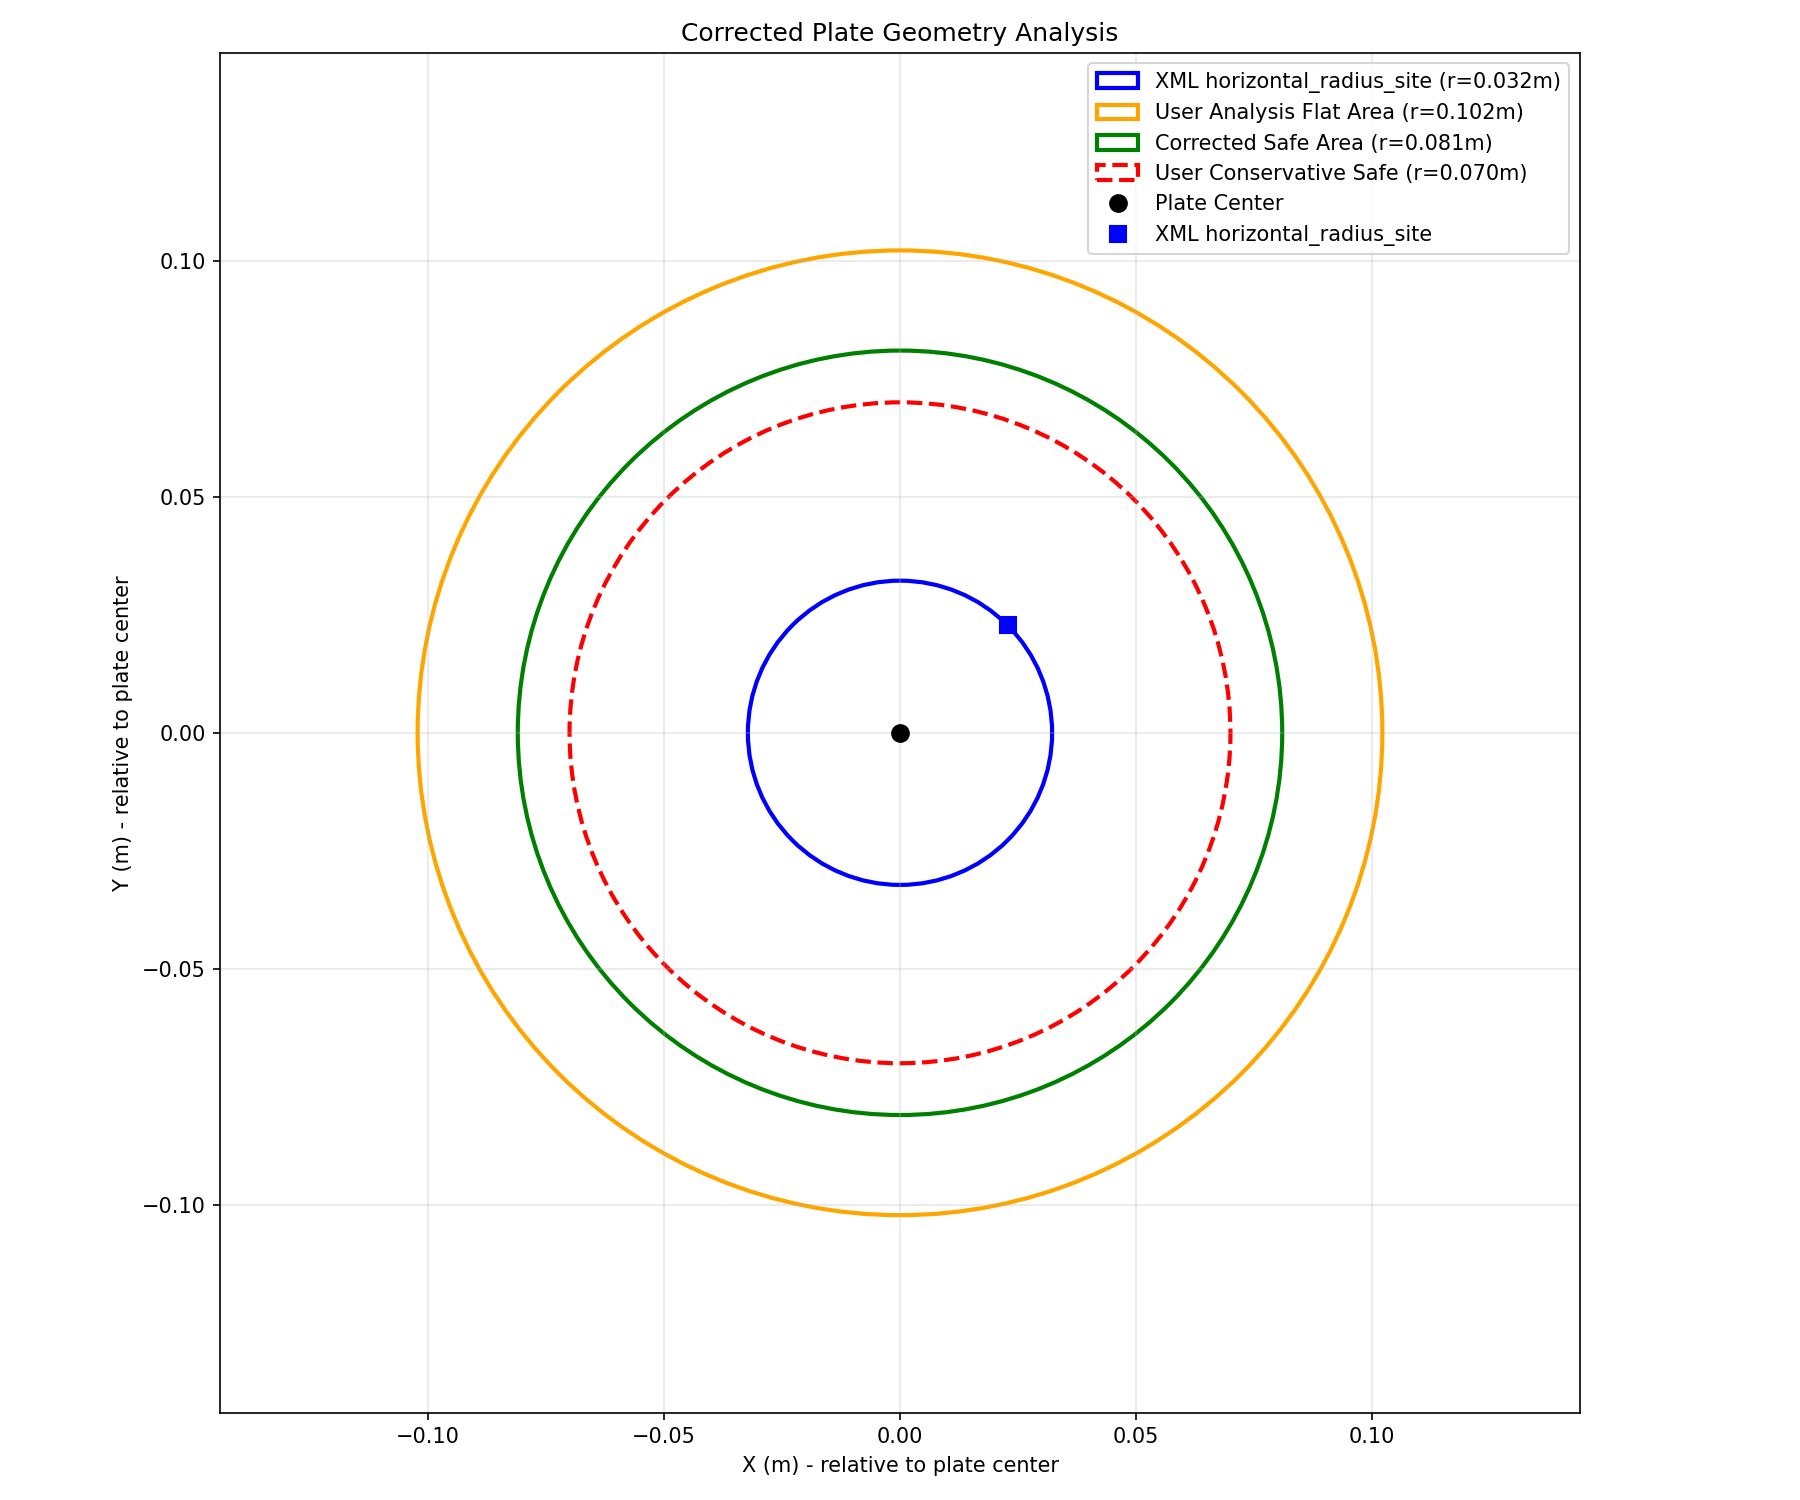

Generate this figure with Python:
#!/usr/bin/env python3
"""
修正的Plate几何分析
重新分析XML中的site信息，找出之前分析的问题
"""

import numpy as np
import matplotlib.pyplot as plt

def analyze_xml_sites():
    """
    分析XML中的site信息
    """
    print("=== XML Site信息分析 ===")
    
    # 从XML中提取的site位置信息
    bottom_site = np.array([1.8500000041610231e-09, 1.8499999990262416e-09, -0.00589834945])
    top_site = np.array([1.8500000041610231e-09, 1.8499999990262416e-09, 0.005789232750000001])
    horizontal_radius_site = np.array([0.0912271556, 0.09122715005, -5.45583499999998e-05])
    
    print(f"bottom_site: {bottom_site}")
    print(f"top_site: {top_site}")
    print(f"horizontal_radius_site: {horizontal_radius_site}")
    
    # 分析高度信息
    plate_height_raw = top_site[2] - bottom_site[2]
    print(f"\nPlate原始高度: {plate_height_raw:.6f}m")
    
    # 分析水平半径信息
    horizontal_radius_raw = np.sqrt(horizontal_radius_site[0]**2 + horizontal_radius_site[1]**2)
    print(f"Horizontal radius (原始): {horizontal_radius_raw:.6f}m")
    
    # 应用缩放系数
    scale_factor = 0.24975
    plate_height_scaled = plate_height_raw * scale_factor
    horizontal_radius_scaled = horizontal_radius_raw * scale_factor
    
    print(f"\n应用缩放系数 {scale_factor}:")
    print(f"Plate缩放后高度: {plate_height_scaled:.6f}m")
    print(f"Horizontal radius (缩放后): {horizontal_radius_scaled:.6f}m")
    
    return {
        'scale_factor': scale_factor,
        'horizontal_radius_raw': horizontal_radius_raw,
        'horizontal_radius_scaled': horizontal_radius_scaled,
        'plate_height_raw': plate_height_raw,
        'plate_height_scaled': plate_height_scaled
    }

def analyze_site_meaning():
    """
    分析site的真实含义
    """
    print("\n=== Site含义分析 ===")
    
    # horizontal_radius_site的位置
    site_pos = np.array([0.0912271556, 0.09122715005, -5.45583499999998e-05])
    
    print(f"horizontal_radius_site位置: {site_pos}")
    print(f"X坐标: {site_pos[0]:.8f}")
    print(f"Y坐标: {site_pos[1]:.8f}")
    print(f"Z坐标: {site_pos[2]:.8f}")
    
    # 计算到原点的距离
    radius_2d = np.sqrt(site_pos[0]**2 + site_pos[1]**2)
    print(f"\n到原点的2D距离: {radius_2d:.8f}m")
    
    # 注意：Z坐标接近0，说明这个site在plate的表面附近
    print(f"Z坐标接近0 ({site_pos[2]:.2e})，说明这个site在plate表面")
    
    # 这个site可能表示的是什么？
    print(f"\n可能的含义分析:")
    print(f"1. 如果是外边界：外半径 = {radius_2d:.6f}m (原始)")
    print(f"2. 如果是内边界：内半径 = {radius_2d:.6f}m (原始)")
    print(f"3. 如果是特征点：可能是某个特定位置的标记")
    
    return radius_2d

def compare_with_user_analysis():
    """
    与用户提供的精确分析进行对比
    """
    print("\n=== 与用户精确分析对比 ===")
    
    # 用户提供的精确分析结果
    user_flat_area = 0.0328  # m²
    user_flat_radius_from_area = np.sqrt(user_flat_area / np.pi)
    user_conservative_radius = 0.070  # m
    user_approx_radius = 0.084  # m
    
    print(f"用户精确分析结果:")
    print(f"  平整区域面积: {user_flat_area:.4f} m²")
    print(f"  平整区域等效半径: {user_flat_radius_from_area:.4f} m")
    print(f"  保守安全半径: {user_conservative_radius:.4f} m")
    print(f"  近似安全半径: {user_approx_radius:.4f} m")
    
    # XML分析结果
    xml_info = analyze_xml_sites()
    xml_radius = xml_info['horizontal_radius_scaled']
    
    print(f"\nXML分析结果:")
    print(f"  horizontal_radius_site缩放后: {xml_radius:.4f} m")
    
    # 对比分析
    print(f"\n对比分析:")
    print(f"  XML半径 vs 用户平整半径: {xml_radius:.4f} vs {user_flat_radius_from_area:.4f}")
    print(f"  差异: {abs(xml_radius - user_flat_radius_from_area):.4f} m")
    
    if abs(xml_radius - user_flat_radius_from_area) < 0.01:
        print("  → XML的horizontal_radius_site可能表示平整区域的边界")
    elif xml_radius > user_flat_radius_from_area:
        print("  → XML的horizontal_radius_site可能表示外边界或总边界")
    else:
        print("  → XML的horizontal_radius_site可能表示内部某个特征")
    
    return xml_info, user_flat_radius_from_area

def identify_problem_in_previous_analysis():
    """
    识别之前分析中的问题
    """
    print("\n=== 之前分析的问题识别 ===")
    
    xml_info, user_flat_radius = compare_with_user_analysis()
    
    print("问题分析:")
    print("1. Site含义误解:")
    print(f"   - horizontal_radius_site可能不是外边界")
    print(f"   - 可能是平整区域的边界或某个特征点")
    
    print("\n2. 缩放理解问题:")
    print(f"   - 所有mesh都使用相同的缩放系数 0.24975")
    print(f"   - site位置也需要应用相同的缩放")
    
    print("\n3. 几何假设问题:")
    print(f"   - 之前假设的同心圆模型可能过于简化")
    print(f"   - 实际的平整区域可能不是完美的圆形")
    
    # 基于用户精确分析修正参数
    corrected_flat_radius = user_flat_radius
    block_size = 0.015
    block_corner_distance = block_size * np.sqrt(2)
    corrected_safe_radius = corrected_flat_radius - block_corner_distance
    
    print(f"\n修正后的参数:")
    print(f"  平整区域半径: {corrected_flat_radius:.4f} m")
    print(f"  Block角点距离: {block_corner_distance:.4f} m")
    print(f"  修正安全半径: {corrected_safe_radius:.4f} m")
    print(f"  用户保守半径: 0.070 m")
    print(f"  差异: {abs(corrected_safe_radius - 0.070):.4f} m")
    
    return {
        'corrected_flat_radius': corrected_flat_radius,
        'corrected_safe_radius': corrected_safe_radius,
        'block_corner_distance': block_corner_distance
    }

def create_corrected_generator():
    """
    创建修正后的生成器
    """
    print("\n=== 创建修正后的生成器 ===")
    
    corrected_params = identify_problem_in_previous_analysis()
    
    class CorrectedCircularGenerator:
        def __init__(self, plate_center=None):
            if plate_center is None:
                self.plate_center = np.array([0.3, -0.25, 0.82])
            else:
                self.plate_center = np.array(plate_center)
            
            # 使用修正后的参数
            self.block_half_size = 0.015
            self.block_corner_distance = corrected_params['block_corner_distance']
            self.plate_flat_radius = corrected_params['corrected_flat_radius']
            self.safe_generation_radius = corrected_params['corrected_safe_radius']
            
            print(f"修正后的生成器参数:")
            print(f"  Plate平整半径: {self.plate_flat_radius:.4f} m")
            print(f"  Block角点距离: {self.block_corner_distance:.4f} m")
            print(f"  安全生成半径: {self.safe_generation_radius:.4f} m")
        
        def generate_random_position(self):
            if self.safe_generation_radius <= 0:
                print("错误: 安全半径 <= 0")
                return self.plate_center + np.array([0, 0, self.block_half_size])
            
            # 在圆内均匀随机采样
            r = np.sqrt(np.random.random()) * self.safe_generation_radius
            theta = np.random.random() * 2 * np.pi
            
            x_rel = r * np.cos(theta)
            y_rel = r * np.sin(theta)
            
            world_x = self.plate_center[0] + x_rel
            world_y = self.plate_center[1] + y_rel
            world_z = self.plate_center[2] + self.block_half_size
            
            return np.array([world_x, world_y, world_z])
    
    return CorrectedCircularGenerator()

def visualize_corrected_analysis():
    """
    可视化修正后的分析结果
    """
    print("\n=== 可视化修正后的分析 ===")
    
    corrected_params = identify_problem_in_previous_analysis()
    xml_info = analyze_xml_sites()
    
    fig, ax = plt.subplots(1, 1, figsize=(12, 10))
    
    # 绘制XML中的horizontal_radius_site
    xml_radius = xml_info['horizontal_radius_scaled']
    xml_circle = plt.Circle((0, 0), xml_radius, 
                           fill=False, color='blue', linewidth=2, 
                           label=f'XML horizontal_radius_site (r={xml_radius:.3f}m)')
    ax.add_patch(xml_circle)
    
    # 绘制用户分析的平整区域
    flat_radius = corrected_params['corrected_flat_radius']
    flat_circle = plt.Circle((0, 0), flat_radius, 
                            fill=False, color='orange', linewidth=2,
                            label=f'User Analysis Flat Area (r={flat_radius:.3f}m)')
    ax.add_patch(flat_circle)
    
    # 绘制修正后的安全区域
    safe_radius = corrected_params['corrected_safe_radius']
    if safe_radius > 0:
        safe_circle = plt.Circle((0, 0), safe_radius, 
                               fill=False, color='green', linewidth=2,
                               label=f'Corrected Safe Area (r={safe_radius:.3f}m)')
        ax.add_patch(safe_circle)
    
    # 绘制用户的保守安全区域
    conservative_radius = 0.070
    conservative_circle = plt.Circle((0, 0), conservative_radius, 
                                   fill=False, color='red', linewidth=2, linestyle='--',
                                   label=f'User Conservative Safe (r={conservative_radius:.3f}m)')
    ax.add_patch(conservative_circle)
    
    # 标记中心和site位置
    ax.plot(0, 0, 'ko', markersize=8, label='Plate Center')
    
    # 标记XML site位置（缩放后）
    site_x = 0.0912271556 * xml_info['scale_factor']
    site_y = 0.09122715005 * xml_info['scale_factor']
    ax.plot(site_x, site_y, 'bs', markersize=8, label='XML horizontal_radius_site')
    
    # 设置坐标轴
    max_radius = max(xml_radius, flat_radius, 0.12)
    ax.set_xlim(-max_radius * 1.2, max_radius * 1.2)
    ax.set_ylim(-max_radius * 1.2, max_radius * 1.2)
    ax.set_aspect('equal')
    ax.grid(True, alpha=0.3)
    ax.legend()
    ax.set_title('Corrected Plate Geometry Analysis')
    ax.set_xlabel('X (m) - relative to plate center')
    ax.set_ylabel('Y (m) - relative to plate center')
    
    plt.tight_layout()
    plt.savefig('/home/dragon/empty_plat_train_deploy/corrected_plate_analysis.png', dpi=150)
    plt.show()
    
    print("已保存修正分析图: corrected_plate_analysis.png")

def main():
    """主函数"""
    print("修正的Plate几何分析")
    print("=" * 60)
    
    # 分析XML信息
    analyze_xml_sites()
    analyze_site_meaning()
    
    # 对比用户分析
    compare_with_user_analysis()
    
    # 识别问题
    identify_problem_in_previous_analysis()
    
    # 创建修正后的生成器
    generator = create_corrected_generator()
    
    print(f"\n修正后的随机位置生成示例:")
    for i in range(5):
        pos = generator.generate_random_position()
        print(f"  位置 {i+1}: [{pos[0]:.3f}, {pos[1]:.3f}, {pos[2]:.3f}]")
    
    # 可视化
    visualize_corrected_analysis()
    
    print(f"\n总结:")
    print(f"1. XML中的horizontal_radius_site可能不是外边界")
    print(f"2. 用户的精确分析更准确，基于实际碰撞网格")
    print(f"3. 修正后的安全半径约为 {0.070:.3f}m，与用户保守估计一致")
    print(f"4. 同心圆模型仍然有效，但需要使用正确的半径参数")

if __name__ == "__main__":
    main()
